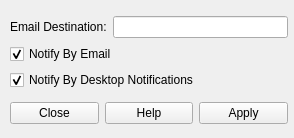
<?xml version="1.0" encoding="UTF-8"?>
<ui version="4.0">
 <class>settingsWin</class>
 <widget class="QWidget" name="settingsWin">
  <property name="geometry">
   <rect>
    <x>0</x>
    <y>0</y>
    <width>294</width>
    <height>138</height>
   </rect>
  </property>
  <property name="windowTitle">
   <string>Settings</string>
  </property>
  <widget class="QWidget" name="layoutWidget">
   <property name="geometry">
    <rect>
     <x>10</x>
     <y>10</y>
     <width>278</width>
     <height>120</height>
    </rect>
   </property>
   <layout class="QGridLayout" name="gridLayout">
    <item row="0" column="0" colspan="3">
     <layout class="QVBoxLayout" name="verticalLayout">
      <item>
       <layout class="QHBoxLayout" name="horizontalLayout">
        <item>
         <widget class="QLabel" name="label">
          <property name="text">
           <string>Email Destination:</string>
          </property>
         </widget>
        </item>
        <item>
         <widget class="QLineEdit" name="emailBox"/>
        </item>
       </layout>
      </item>
      <item>
       <widget class="QCheckBox" name="notifyByEmail">
        <property name="text">
         <string>Notify By Email</string>
        </property>
        <property name="checked">
         <bool>true</bool>
        </property>
       </widget>
      </item>
      <item>
       <widget class="QCheckBox" name="notifyByNotify">
        <property name="text">
         <string>Notify By Desktop Notifications</string>
        </property>
        <property name="checked">
         <bool>true</bool>
        </property>
       </widget>
      </item>
     </layout>
    </item>
    <item row="1" column="0">
     <widget class="QPushButton" name="closeBtn">
      <property name="text">
       <string>Close</string>
      </property>
     </widget>
    </item>
    <item row="1" column="1">
     <widget class="QPushButton" name="helpBtn">
      <property name="text">
       <string>Help</string>
      </property>
     </widget>
    </item>
    <item row="1" column="2">
     <widget class="QPushButton" name="applyBtn">
      <property name="text">
       <string>Apply</string>
      </property>
     </widget>
    </item>
   </layout>
  </widget>
 </widget>
 <resources/>
 <connections/>
</ui>
